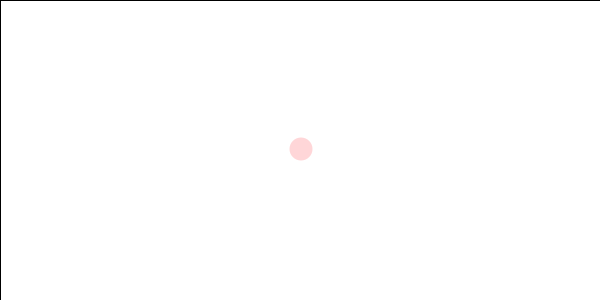
Frame 1 (no input)
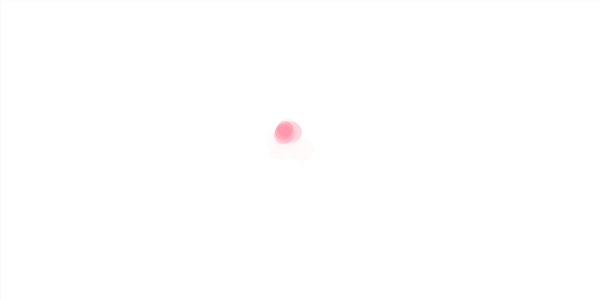
Frame 60 (the mouse pressed at the canvas centre just before this capture)
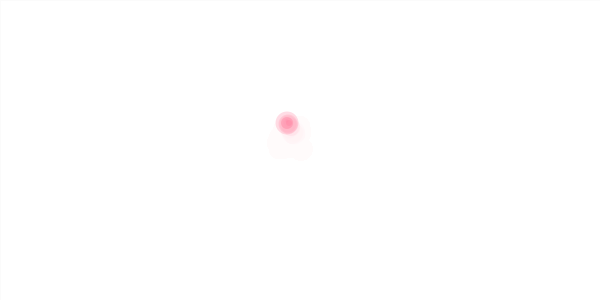
Frame 120 (the mouse held since frame 60 and released just before this capture)

The Processing sketch that drew these frames (run headless with seeded random() and noise(); from frame 60 on, the mouse is pressed at the canvas centre):

// Processing sketch: processing_161242
// ── processing_161242.pde

int positionX,positionY,directionX,directionY,taille;
float X = 255;
float Y = 232;

void setup(){
  size(600,300);
  smooth();
  background(255);
  
  //ellipse au centre
  positionX = width/2;
  positionY = height/2;
}

void draw(){
  fill(255,30);
  rect(0,0,600,300);
  
  //direction aléatoire
  directionX = int(random(-4,4));
  directionY = int(random(-4,4));
  
  positionY = positionY + directionY;
  positionX = positionX + directionX;
  
  taille = int(random(2,25));
  
  //float taille=mouseY/2;
  fill(positionX,positionY,155,99);
  
  
  noStroke();
  ellipse(positionX,positionY,taille,taille);
}
